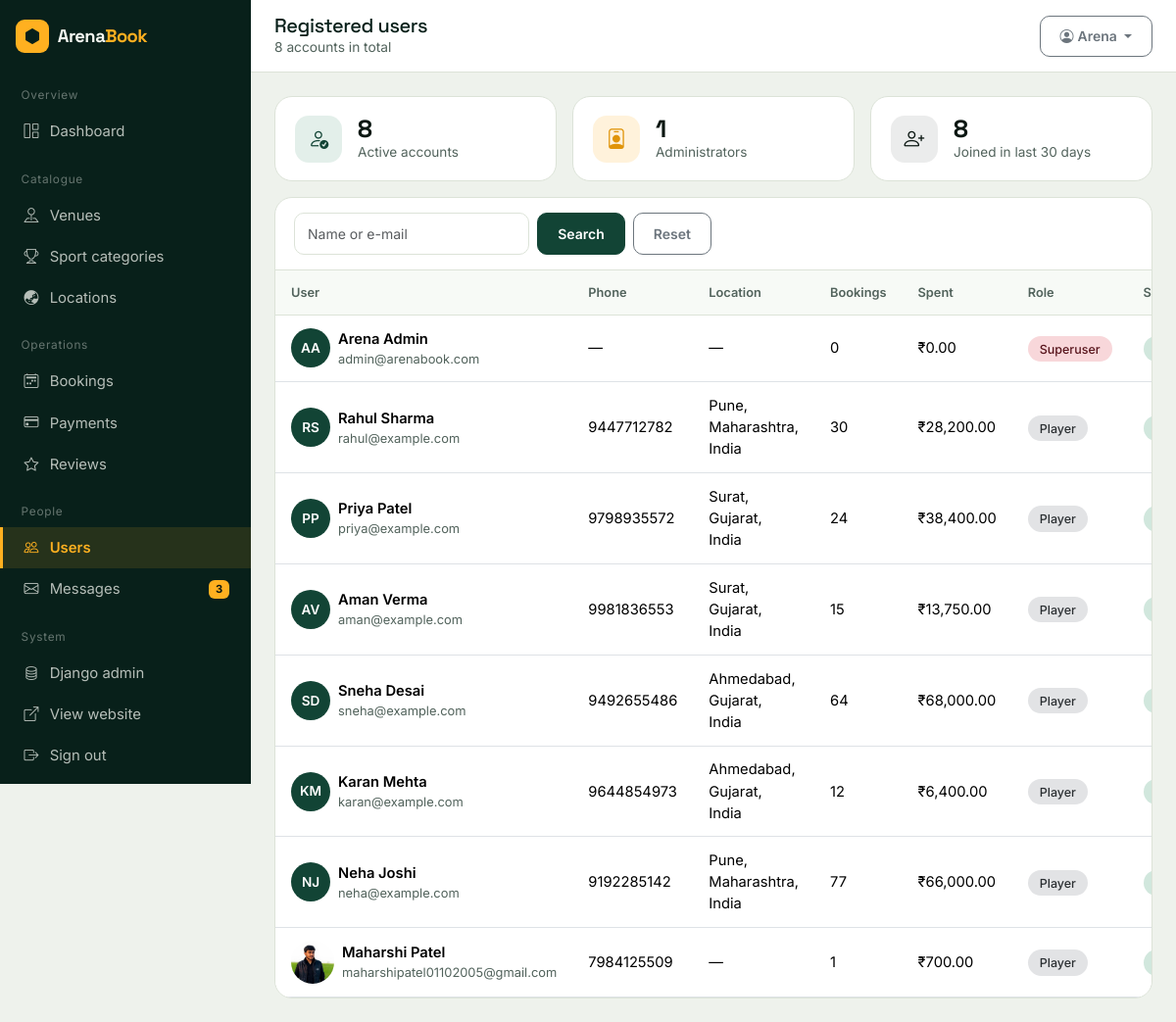
Screenshot of /dashboard/users/ (signed in) with the database file from the repository.
### arena/models.py (models this page shows, shortened)
class User(AbstractBaseUser, PermissionsMixin):
    first_name = models.CharField(max_length=60)
    last_name = models.CharField(max_length=60, blank=True)
    email = models.EmailField(unique=True)
    profile_image = models.ImageField(upload_to="profiles/", blank=True, null=True)
    date_joined = models.DateTimeField(default=timezone.now)
    is_active = models.BooleanField(default=True)
    is_staff = models.BooleanField(
        default=False, help_text="Allows access to the ArenaBook admin panel."
    )
    objects = UserManager()
    USERNAME_FIELD = "email"
    REQUIRED_FIELDS = ["first_name"]
    class Meta:
        verbose_name = "User"
        verbose_name_plural = "Users"
        ordering = ["-date_joined"]
    @property
    def full_name(self):
        name = f"{self.first_name} {self.last_name}".strip()
        return name or self.email.split("@")[0]
    def get_short_name(self):
        return self.first_name or self.email.split("@")[0]
    @property
    def initials(self):
        parts = self.full_name.split()
        if len(parts) >= 2:
            return (parts[0][0] + parts[1][0]).upper()
        return self.full_name[:2].upper()
    @property
    def avatar_url(self):
        if self.profile_image:
            return self.profile_image.url
        try:
            if self.profile.image:
                return self.profile.image.url
        except Exception:
            pass
        return ""

class UserProfile(models.Model):
    user = models.OneToOneField(
        settings.AUTH_USER_MODEL, on_delete=models.CASCADE, related_name="profile"
    )
    address = models.TextField(blank=True)
    phone_no = models.CharField(max_length=15, blank=True)
    image = models.ImageField(upload_to="profiles/", blank=True, null=True)
    city = models.ForeignKey(City, on_delete=models.SET_NULL, null=True, blank=True)
    state = models.ForeignKey(State, on_delete=models.SET_NULL, null=True, blank=True)
    country = models.ForeignKey(Country, on_delete=models.SET_NULL, null=True, blank=True)
    class Meta:
        verbose_name = "User profile"
        verbose_name_plural = "User profiles"
    @property
    def location(self):
        bits = [b.name for b in (self.city, self.state, self.country) if b]
        return ", ".join(bits)

class City(models.Model):
    state = models.ForeignKey(State, on_delete=models.CASCADE, related_name="cities")
    name = models.CharField(max_length=80)
    class Meta:
        verbose_name_plural = "Cities"
        ordering = ["name"]
        unique_together = ("state", "name")

class State(models.Model):
    country = models.ForeignKey(Country, on_delete=models.CASCADE, related_name="states")
    name = models.CharField(max_length=80)
    class Meta:
        ordering = ["name"]
        unique_together = ("country", "name")

class Country(models.Model):
    name = models.CharField(max_length=80, unique=True)
    class Meta:
        verbose_name_plural = "Countries"
        ordering = ["name"]

### arena/dashboard_views.py (the view)
# urls.py: path("dashboard/users/", dash.admin_users, name="admin_users"),
@staff_required
def admin_users(request):
    users = User.objects.annotate(
        total_bookings=Count("bookings"),
        spent=Sum("payments__amount",
                  filter=Q(payments__status=Payment.COMPLETED)),
    ).select_related("profile")
    q = request.GET.get("q", "").strip()
    if q:
        users = users.filter(
            Q(email__icontains=q)
            | Q(first_name__icontains=q)
            | Q(last_name__icontains=q)
        )
    page_obj = Paginator(users, 12).get_page(request.GET.get("page"))
    return render(
        request,
        "dashboard/users.html",
        {
            "page_obj": page_obj,
            "users": page_obj.object_list,
            "q": q,
            "active_count": User.objects.filter(is_active=True).count(),
            "staff_count": User.objects.filter(is_staff=True).count(),
            "new_count": User.objects.filter(
                date_joined__gte=timezone.now() - timedelta(days=30)
            ).count(),
        },
    )

### arena/context_processors.py (called while the page is built)
def site_context(request):
    unread = 0
    if request.user.is_authenticated and request.user.is_staff:
        unread = ContactUs.objects.filter(is_read=False).count()
    return {
        "SITE_NAME": "ArenaBook",
        "SITE_TAGLINE": "Book your game. Own the ground.",
        "nav_categories": SportCategory.objects.all()[:8],
        "unread_messages": unread,
    }

### arena/dashboard_views.py (called while the page is built)
def staff_required(view):
    decorated = user_passes_test(
        lambda u: u.is_authenticated and u.is_staff and u.is_active,
        login_url="login",
    )(view)
    return login_required(decorated, login_url="login")

### arena/templatetags/arena_extras.py (called while the page is built)
@register.filter
def money(value):
    try:
        value = float(value)
    except (TypeError, ValueError):
        return value
    return f"{value:,.2f}"

### templates/dashboard/users.html (shortened to what this page needs)
{% extends 'dashboard/base.html' %}
{% load arena_extras %}
{% block page_title %}Registered users{% endblock %}
{% block page_sub %}{{ page_obj.paginator.count }} account{{ page_obj.paginator.count|pluralize }} in total{% endblock %}
{% block content %}
<div class="row g-3 mb-3">
    <div class="col-md-4"><div class="stat-card"><span class="ic ic-green"><i class="bi bi-person-check"></i></span><div><div class="val">{{ active_count }}</div><div class="lbl">Active accounts</div></div></div></div>
    <div class="col-md-4"><div class="stat-card"><span class="ic ic-amber"><i class="bi bi-person-badge"></i></span><div><div class="val">{{ staff_count }}</div><div class="lbl">Administrators</div></div></div></div>
    <div class="col-md-4"><div class="stat-card"><span class="ic ic-ink"><i class="bi bi-person-plus"></i></span><div><div class="val">{{ new_count }}</div><div class="lbl">Joined in last 30 days</div></div></div></div>
</div>
<div class="panel">
    <div class="panel-head">
        <form method="get" class="d-flex gap-2">
            <input type="text" name="q" value="{{ q }}" class="form-control form-control-sm" placeholder="Name or e-mail" style="width:240px">
            <button class="btn btn-sm btn-pitch">Search</button>
            <a href="{% url 'admin_users' %}" class="btn btn-sm btn-outline-secondary">Reset</a>
        </form>
    </div>
    <div class="table-responsive">
        <table class="table align-middle">
            <thead><tr><th>User</th><th>Phone</th><th>Location</th><th>Bookings</th><th>Spent</th><th>Role</th><th>Status</th><th class="text-end">Actions</th></tr></thead>
            <tbody>
                {% for row in users %}
                <tr>
                    <td>
                        <div class="d-flex align-items-center gap-2">
                            {% if row.avatar_url %}
                            <img src="{{ row.avatar_url }}" class="thumb-sm rounded-circle" alt="">
                            {% else %}
                            <span class="avatar-initials">{{ row.initials }}</span>
                            {% endif %}
                            <div>
                                <div class="fw-semibold">{{ row.full_name }}</div>
                                <div class="small text-muted-soft">{{ row.email }}</div>
                            </div>
                        </div>
                    </td>
                    <td class="small">{{ row.profile.phone_no|default:"—" }}</td>
                    <td class="small">{{ row.profile.location|default:"—" }}</td>
                    <td>{{ row.total_bookings }}</td>
                    <td>₹{{ row.spent|default:0|money }}</td>
                    <td>{% if row.is_superuser %}<span class="badge-status bg-danger-subtle text-danger-emphasis">Superuser</span>{% elif row.is_staff %}<span class="badge-status bg-warning-subtle text-warning-emphasis">Staff</span>{% else %}<span class="badge-status bg-secondary-subtle text-secondary-emphasis">Player</span>{% endif %}</td>
                    <td>{% if row.is_active %}<span class="badge-status bg-success-subtle text-success-emphasis">Active</span>{% else %}<span class="badge-status bg-danger-subtle text-danger-emphasis">Blocked</span>{% endif %}</td>
                </tr>
                {% empty %}
                <tr><td colspan="8" class="text-center text-muted-soft py-5">No users found.</td></tr>
                {% endfor %}
            </tbody>
        </table>
    </div>
</div>
{% endblock %}

### templates/dashboard/base.html (shortened to what this page needs)
{% load static %}<!DOCTYPE html>
<html lang="en">
<head>
    <link href="https://cdn.jsdelivr.net/npm/bootstrap@5.3.3/dist/css/bootstrap.min.css" rel="stylesheet">
    <link href="https://cdn.jsdelivr.net/npm/bootstrap-icons@1.11.3/font/bootstrap-icons.css" rel="stylesheet">
    <link rel="stylesheet" href="{% static 'css/style.css' %}">
</head>
<body class="admin-body">
{% with url_name=request.resolver_match.url_name %}
<div class="admin-shell">
    <aside class="admin-side" id="adminSide">
        <a href="{% url 'home' %}" class="navbar-brand px-3 mb-3 d-flex">
            <span class="brand-mark"><i class="bi bi-hexagon-fill"></i></span>
            <span class="brand-text">Arena<span class="brand-accent">Book</span></span>
        </a>
        <div class="side-group">Overview</div>
        <a href="{% url 'dashboard' %}" class="side-link {% if url_name == 'dashboard' %}active{% endif %}"><i class="bi bi-grid-1x2"></i>Dashboard</a>
        <div class="side-group">Catalogue</div>
        <a href="{% url 'admin_turfs' %}" class="side-link {% if 'turf' in url_name %}active{% endif %}"><i class="bi bi-pin-map"></i>Venues</a>
        <a href="{% url 'admin_categories' %}" class="side-link {% if 'categor' in url_name %}active{% endif %}"><i class="bi bi-trophy"></i>Sport categories</a>
        <a href="{% url 'admin_locations' %}" class="side-link {% if 'location' in url_name %}active{% endif %}"><i class="bi bi-globe-asia-australia"></i>Locations</a>
        <div class="side-group">Operations</div>
        <a href="{% url 'admin_bookings' %}" class="side-link {% if 'booking' in url_name %}active{% endif %}"><i class="bi bi-calendar2-week"></i>Bookings</a>
        <a href="{% url 'admin_payments' %}" class="side-link {% if 'payment' in url_name %}active{% endif %}"><i class="bi bi-credit-card"></i>Payments</a>
        <a href="{% url 'admin_reviews' %}" class="side-link {% if 'review' in url_name %}active{% endif %}"><i class="bi bi-star"></i>Reviews</a>
        <div class="side-group">People</div>
        <a href="{% url 'admin_users' %}" class="side-link {% if 'user' in url_name %}active{% endif %}"><i class="bi bi-people"></i>Users</a>
        <a href="{% url 'admin_messages' %}" class="side-link {% if 'message' in url_name %}active{% endif %}">
            <i class="bi bi-envelope"></i>Messages
            {% if unread_messages %}<span class="badge bg-amber text-ink">{{ unread_messages }}</span>{% endif %}
        </a>
        <div class="side-group">System</div>
        <a href="/django-admin/" class="side-link"><i class="bi bi-database"></i>Django admin</a>
        <a href="{% url 'home' %}" class="side-link"><i class="bi bi-box-arrow-up-right"></i>View website</a>
        <a href="{% url 'logout' %}" class="side-link"><i class="bi bi-box-arrow-right"></i>Sign out</a>
    </aside>
    <div class="admin-main">
        <header class="admin-top">
            <div class="d-flex align-items-center gap-3">
                <div>
                    <h1>{% block page_title %}Dashboard{% endblock %}</h1>
                    <div class="sub">{% block page_sub %}{% endblock %}</div>
                </div>
            </div>
            <div class="d-flex align-items-center gap-2">
                <div class="dropdown">
                    <button class="btn btn-sm btn-outline-secondary dropdown-toggle" data-bs-toggle="dropdown">
                        <i class="bi bi-person-circle me-1"></i>{{ user.get_short_name }}
                    </button>
                </div>
            </div>
        </header>
        <div class="admin-content">
            {% block content %}{% endblock %}
        </div>
    </div>
</div>
{% endwith %}
</body>
</html>

### rows the page displays
User: get_short_name "Arena", initials "AA", full_name "Arena Admin", email "admin@arenabook.com", profile.phone_no "—", profile.location "—", total_bookings "0", spent "0.00", is_superuser "Superuser"
User: initials "RS", full_name "Rahul Sharma", email "rahul@example.com", profile.phone_no "9447712782", profile.location "Pune, Maharashtra, India", total_bookings "30", spent "28,200.00", is_superuser "Player"
User: initials "PP", full_name "Priya Patel", email "priya@example.com", profile.phone_no "9798935572", profile.location "Surat, Gujarat, India", total_bookings "24", spent "38,400.00", is_superuser "Player"
User: initials "AV", full_name "Aman Verma", email "aman@example.com", profile.phone_no "9981836553", profile.location "Surat, Gujarat, India", total_bookings "15", spent "13,750.00", is_superuser "Player"
User: initials "SD", full_name "Sneha Desai", email "sneha@example.com", profile.phone_no "9492655486", profile.location "Ahmedabad, Gujarat, India", total_bookings "64", spent "68,000.00", is_superuser "Player"
User: initials "KM", full_name "Karan Mehta", email "karan@example.com", profile.phone_no "9644854973", profile.location "Ahmedabad, Gujarat, India", total_bookings "12", spent "6,400.00", is_superuser "Player"
User: initials "NJ", full_name "Neha Joshi", email "neha@example.com", profile.phone_no "9192285142", profile.location "Pune, Maharashtra, India", total_bookings "77", spent "66,000.00", is_superuser "Player"
User: avatar_url (picture), full_name "Maharshi Patel", email "maharshipatel01102005@gmail.com", profile.phone_no "7984125509", profile.location "—", total_bookings "1", spent "700.00", is_superuser "Player"

### other values shown
{{ unread_messages }} "3"
{{ page_obj.paginator.count }} "8"
{{ active_count }} "8"
{{ staff_count }} "1"
{{ new_count }} "8"
